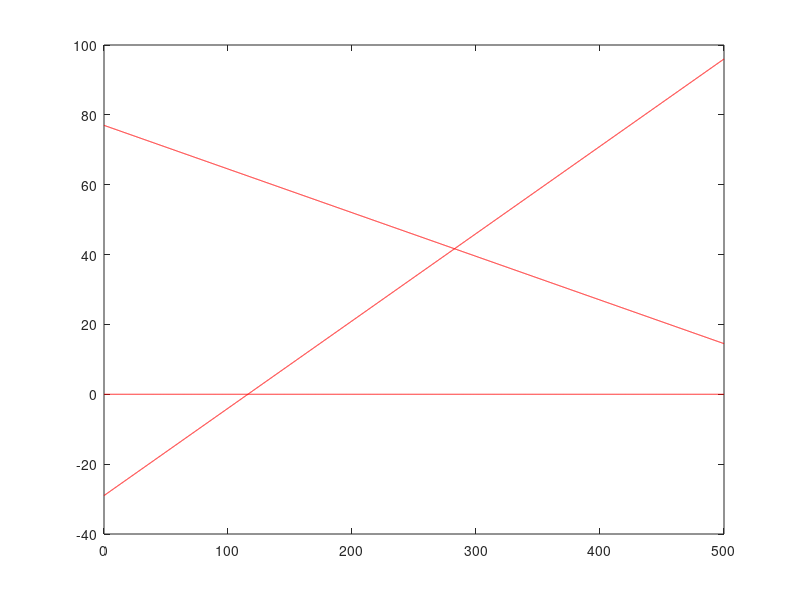

Recreate this plot in MATLAB.
clc;
a=[1 -4; 1 8;1 0;0 1];
b=[-29; 77;0;0];
c=[3 -2];

x1 = 0:0.1:500;
x21 = b(1) - a(1,1)* x1/a(1,2);
x22 = b(2) - a(2,1)* x1/a(2,2);
x23 = b(3) - a(3,1)* x1/a(3,2);
x24 = b(4) - a(4,1)* x1/a(4,2);
plot(x1, x21, 'r-', x1,x22, 'r-', x1, x23, 'r-', x1, x24, 'r-');
sol = [];
for i=1:length(a)
    a1=a(i,:);
    b1=b(i);
    for j=i+1:length(a)
        a2 = a(j,:);
        b2 = b(j);
        a3 = [a1;a2];
        b3 = [b1;b2];
        X = inv(a3)*b3;
        sol = [sol,X];
    end 
end

fprintf("Solution:\n")
disp(sol);

obj = [];
X1 = sol(1,:);
X2 = sol(2,:);
C1 = find(X1 - 4*X2 > -29);
sol(:, C1) = [];

X1 = sol(1,:);
X2 = sol(2,:);
C2 = find(X1 + 8*X2 > 77);
sol(:, C2) = [];

X1 = sol(1,:);
X2 = sol(2,:);
C3 = find(X1<0);
sol(:, C3) = [];

X1 = sol(1,:);
X2 = sol(2,:);
C4 = find(X2<0);
sol(:, C4) = [];

X1 = sol(1,:);
X2 = sol(2,:);
sol = sol';
fprintf("Solution in Constraints:\n")
disp(sol);

for i=1:length(sol)
    obj(i) = sum(sol(i,:).*c);
end
[m, loc] = max(obj);
os = sol(loc,:);
fprintf("The optimal sol:\n");
disp(os);
fprintf("Max Value = %f\n", m);
